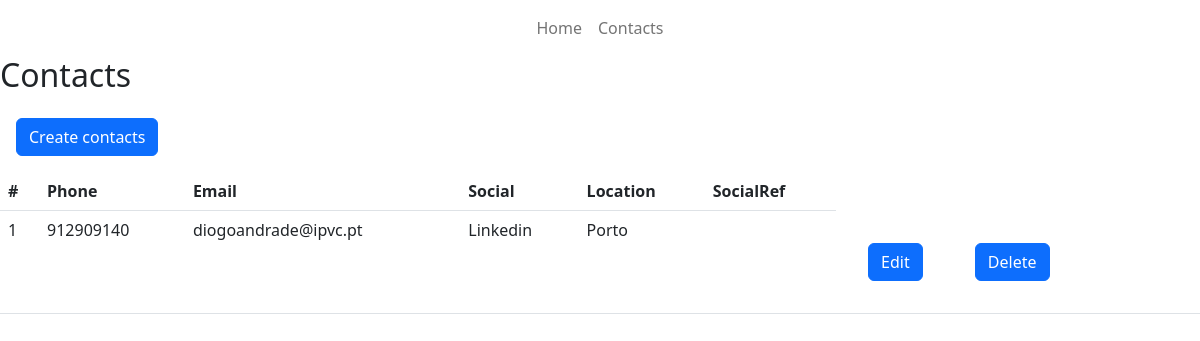
/CMS/pages/contacts/read.php, run on an earlier commit of the app's database.
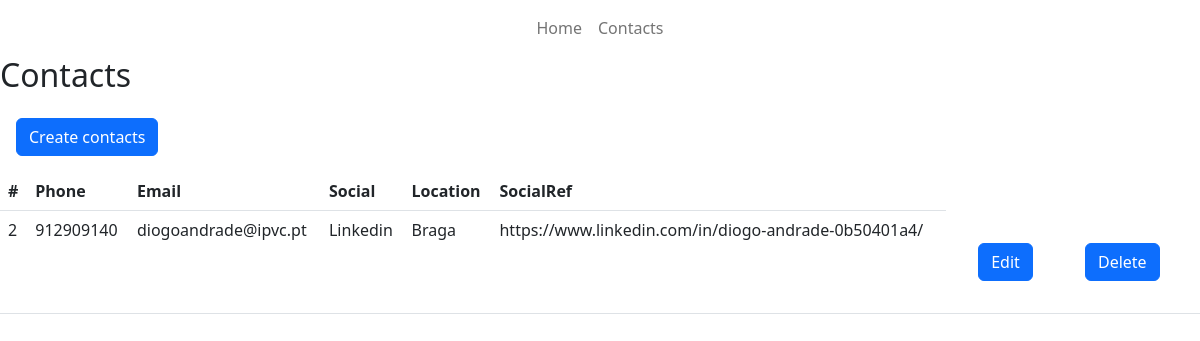
And on a later commit of the database.
### tables this page shows
CREATE TABLE `contacts` (
  `id` int(11) NOT NULL,
  `phone` varchar(100) NOT NULL,
  `email` varchar(100) NOT NULL,
  `social` varchar(100) NOT NULL,
  `location` varchar(100) NOT NULL,
  `socialref` varchar(600) NOT NULL
);

### CMS/pages/contacts/read.php (the view, shortened to what this page needs)
<?php
$pdo = pdo_connect_mysql();
$page = isset($_GET['page']) && is_numeric($_GET['page']) ? (int)$_GET['page'] : 1;
$records_per_page = 20;
$stmt = $pdo->prepare('SELECT * FROM contacts ORDER BY id LIMIT :current_page, :record_per_page');
$stmt->bindValue(':current_page', ($page-1)*$records_per_page, PDO::PARAM_INT);
$stmt->bindValue(':record_per_page', $records_per_page, PDO::PARAM_INT);
$stmt->execute();
$contacts = $stmt->fetchAll(PDO::FETCH_ASSOC);
?>
<div class="content read">
<?php
if ($_SESSION["role"] == 1) {
    require_once "../../navbars/navbaradmin.php";
  } else {
    require_once "../../navbars/navbaruser.php";
  }
?>
	<h2>Contacts</h2>
    <button onclick="window.location.href='./create.php'" class="create-contact btn btn-primary m-3">Create contacts</button>
	<table class="table">
        <thead>
            <tr>
                <th>#</th>
                <th>Phone</th>
                <th>Email</th>
                <th>Social</th>
                <th>Location</th>
                <th>SocialRef</th>
            </tr>
        </thead>
        <tbody>
            <?php foreach ($contacts as $contact): ?>
            <tr>
                <td><?=$contact['id']?></td>
                <td><?=$contact['phone']?></td>
                <td><?=$contact['email']?></td>
                <td><?=$contact['social']?></td>
                <td><?=$contact['location']?></td>
                <td><?=$contact['socialref']?></td>
                <td class="actions">
                <?php echo "<a href=\"update.php?id={$contact['id']}\" class=\"edit\"><button type='button' class='btn btn-primary m-4'>Edit</button></a>"?>
                <?php echo "<a href=\"delete.php?id={$contact['id']}\" class=\"trash\"><button type='button' class='btn btn-primary m-4'>Delete</button> </a>"?>
                </td>
            </tr>
            <?php endforeach; ?>
        </tbody>
    </table>
</div>

What changed in the data, as far as the page shows it:
removed contacts: id "1", phone "912909140", email "diogoandrade@ipvc.pt", social "Linkedin", location "Porto"
added contacts: id "2", phone "912909140", email "diogoandrade@ipvc.pt", social "Linkedin", location "Braga", socialref "https://www.linkedin.com/in/diogo-andrade-0b50401a4/"
